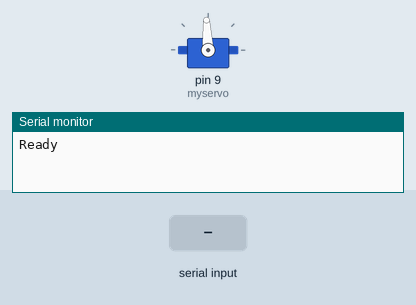
Simulated run of this sketch. Board: Arduino Uno, built with avr-gcc and run on an emulated ATmega328P. Parts: servo, the last lines printed to the serial monitor. Inputs (shaded band) come from the test bench.

Above: at 1.2 s.
1.3 s: "l\n" received over Serial
At 2.1 s:
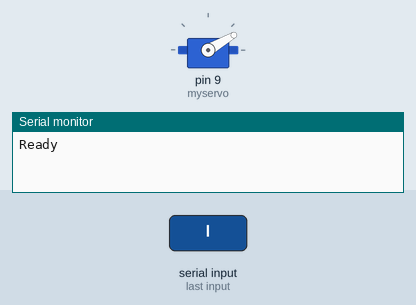
3.8 s: "r\n" received over Serial
At 4.2 s:
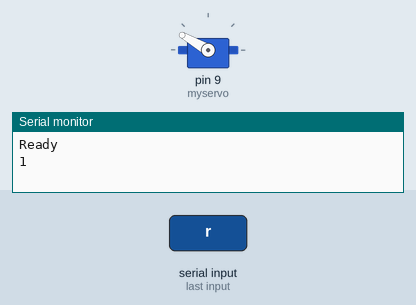
Timing chart, 0 to 6.8 s (numbered marks = the images above; inputs shaded):
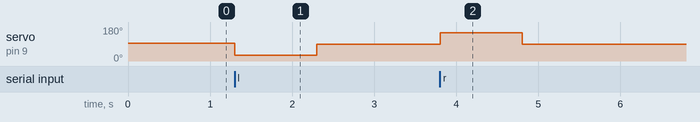

Measured:
- after the input at 1.3 s, servo on pin 9 (myservo): 93° → 30° at once, → 90° 1.0 s later
- after the input at 3.8 s, servo on pin 9 (myservo): 90° → 150° at once, → 90° 1.0 s later

The sketch:

ArduinoControl.ino
```cpp
#include <Servo.h>
String read_buffer; //String captured from serial port
Servo myservo;  // create servo object to control a servo
int n; //value to write to servo

void setup() {
  Serial.begin(9600);
  myservo.writeMicroseconds(1500); //set initial servo position if desired
  myservo.attach(9, 500, 2500);  //the pin for the servo control, and range if desired
  Serial.println("Ready"); // so I can keep track of what is loaded
}

void loop() {
  if (Serial.available() > 0) {
    read_buffer = Serial.readStringUntil('\n');
    // Takes the corresponding action according to the first char of the String.
    take_action(read_buffer.charAt(0));
    read_buffer = "";
    Serial.flush();
  }
  delay(2);
}

void take_action(char action) {
    switch (action) {
      case 'l':
        // Turn left.
        move_servo(30);
        delay(1000);
        move_servo(90);
        Serial.println("1");
        break;
      case 'r':
        // Turn right.
        move_servo(150);
        delay(1000);
        move_servo(90);
        Serial.println("1");
        break;
      case 'c':
        // Turn right.
        Serial.println("center");
        move_servo(90);
        break;
      // attach or detach servo if desired
      case 'd' :
        while (digitalRead(7)) {} //delay loop until pin 7 is low
        myservo.detach(); //detach servo
        //Serial.println("servo detached");
        goto bailout; //jump over writing to servo
        break;
      case 'a':
        myservo.attach(7); //reattach servo to pin 7
        //Serial.println("servo attached");
        goto bailout;
        break;
    }

bailout: //reenter code loop
    //Serial.print("Last servo command position: ");
    //Serial.println(myservo.read());
    //Serial.println();
    read_buffer=""; //empty for next input
}

void move_servo(int n) {
  // auto select appropriate value
  if(n >= 500){
    //Serial.print("writing Microseconds: ");
    //Serial.println(n);
    myservo.writeMicroseconds(n);
  } else {
    //Serial.print("writing Angle: ");
    //Serial.println(n);
    myservo.write(n);
  }
}
```
